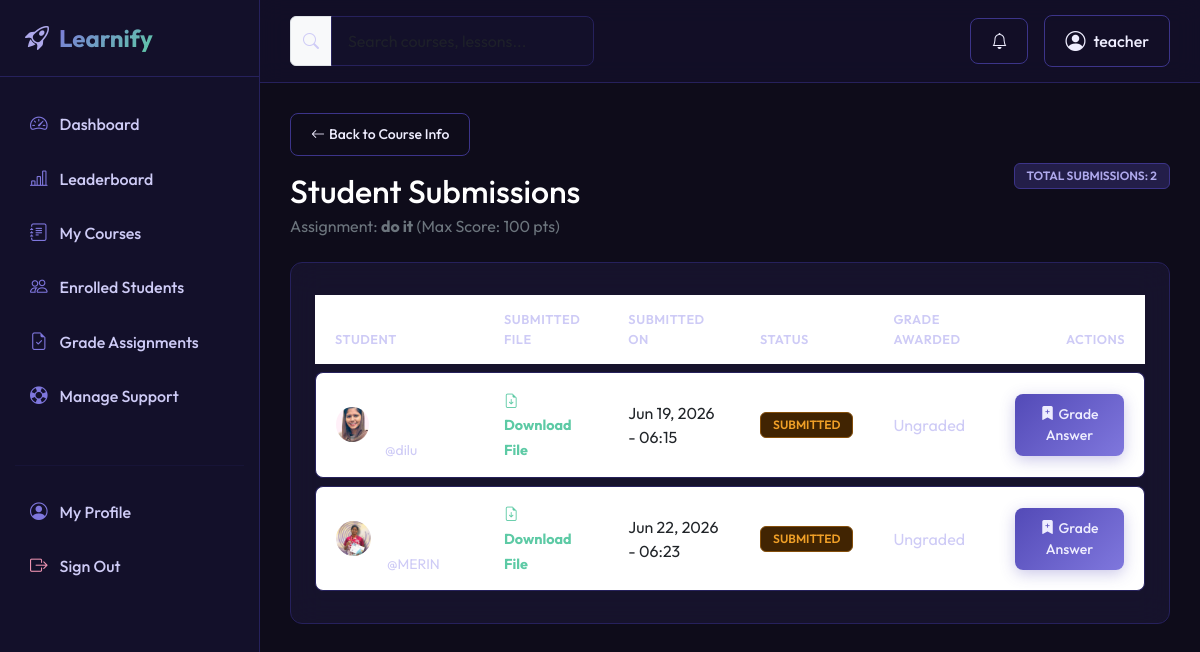
Screenshot of /assignments/instructor/assignment/1/submissions/ (signed in) with the database file from the repository.
### apps/accounts/models.py (models this page shows, shortened)
class User(AbstractUser):
    ROLE_CHOICES = (
        ('student', 'Student'),
        ('instructor', 'Instructor'),
        ('admin', 'Admin'),
    )
    role = models.CharField(max_length=15, choices=ROLE_CHOICES, default='student')
    profile_picture = models.ImageField(upload_to='profile_pictures/', blank=True, null=True)
    bio = models.TextField(blank=True, null=True)

class Student(models.Model):
    user = models.OneToOneField(User, on_delete=models.CASCADE, related_name='student_profile')
    phone = models.CharField(max_length=15, blank=True, null=True)

### apps/assignments/models.py (models this page shows, shortened)
class Assignment(models.Model):
    course = models.ForeignKey('courses.Course', on_delete=models.CASCADE, related_name='assignments')
    title = models.CharField(max_length=200)
    description = models.TextField()
    due_date = models.DateTimeField()
    max_marks = models.PositiveIntegerField(default=100)
    attachment = models.FileField(upload_to='assignments/files/', blank=True, null=True)
    created_at = models.DateTimeField(auto_now_add=True)

class Submission(models.Model):
    assignment = models.ForeignKey(Assignment, on_delete=models.CASCADE, related_name='submissions')
    student = models.ForeignKey('accounts.Student', on_delete=models.CASCADE, related_name='submissions')
    submitted_file = models.FileField(upload_to='assignments/submissions/')
    submitted_at = models.DateTimeField(auto_now_add=True)
    grade = models.PositiveIntegerField(blank=True, null=True)
    feedback = models.TextField(blank=True)
    STATUS_CHOICES = (
        ('submitted', 'Submitted'),
        ('graded', 'Graded'),
    )
    status = models.CharField(max_length=15, choices=STATUS_CHOICES, default='submitted')
    class Meta:
        unique_together = ('assignment', 'student')

### apps/assignments/views.py (the view)
# urls.py: path('instructor/assignment/<int:assignment_id>/submissions/', views.assignment_submissions_list, name='assignment_submissions'),
@login_required
def assignment_submissions_list(request, assignment_id):
    user = request.user
    if not ((user.role == 'instructor' and user.instructor_profile.is_approved) or user.is_superuser):
        messages.error(request, "Unauthorized access.")
        return redirect('dashboard')
    assignment = get_object_or_404(Assignment, pk=assignment_id)
    if user.role == 'instructor' and assignment.course.instructor != user.instructor_profile:
        messages.error(request, "You are not authorized to view these submissions.")
        return redirect('dashboard')
    submissions = assignment.submissions.all().select_related('student__user')
    return render(request, 'assignments/submissions_list.html', {
        'assignment': assignment,
        'submissions': submissions
    })

### apps/notifications/context_processors.py (called while the page is built)
def unread_notifications(request):
    if request.user.is_authenticated:
        unread = Notification.objects.filter(user=request.user, is_read=False)
        return {
            'unread_notifications': unread,
            'unread_notifications_count': unread.count()
        }
    return {
        'unread_notifications': [],
        'unread_notifications_count': 0
    }

### templates/assignments/submissions_list.html (shortened to what this page needs)
{% extends 'base.html' %}
{% block content %}
<div class="container-fluid px-0">
    <div class="d-flex align-items-center justify-content-between mb-4">
        <div>
            <a href="{% url 'courses:course_detail' assignment.course.slug %}" class="btn btn-outline-premium btn-sm mb-3 d-inline-block">
                <i class="bi bi-arrow-left me-1"></i>Back to Course Info
            </a>
            <h2 class="text-white mb-1">Student Submissions</h2>
            <p class="text-secondary mb-0">Assignment: <strong>{{ assignment.title }}</strong> (Max Score: {{ assignment.max_marks }} pts)</p>
        </div>
        <span class="badge badge-custom badge-purple text-uppercase">
            Total Submissions: {{ submissions.count }}
        </span>
    </div>
    <div class="card glass-card p-4">
        {% if submissions %}
            <div class="table-responsive">
                <table class="table table-premium align-middle mb-0">
                    <thead>
                        <tr>
                            <th>Student</th>
                            <th>Submitted File</th>
                            <th>Submitted On</th>
                            <th>Status</th>
                            <th>Grade Awarded</th>
                            <th class="text-end" style="width: 150px;">Actions</th>
                        </tr>
                    </thead>
                    <tbody>
                        {% for sub in submissions %}
                            <tr>
                                <td>
                                    <div class="d-flex align-items-center gap-3">
                                        {% if sub.student.user.profile_picture %}
                                            <img src="{{ sub.student.user.profile_picture.url }}" alt="Profile" class="rounded-circle" style="width: 35px; height: 35px; object-fit: cover;">
                                        {% else %}
                                            <div class="rounded-circle bg-sidebar border border-default d-flex align-items-center justify-content-center" style="width: 35px; height: 35px;">
                                                <i class="bi bi-person text-secondary"></i>
                                            </div>
                                        {% endif %}
                                        <div>
                                            <div class="fw-bold text-white">{{ sub.student.user.get_full_name|default:sub.student.user.username }}</div>
                                            <small class="text-muted">@{{ sub.student.user.username }}</small>
                                        </div>
                                    </div>
                                </td>
                                <td>
                                    <a href="{{ sub.submitted_file.url }}" download class="fw-bold text-teal link-hover" style="font-size: 0.9rem;">
                                        <i class="bi bi-file-earmark-arrow-down me-1"></i>Download File
                                    </a>
                                </td>
                                <td>{{ sub.submitted_at|date:"M d, Y - H:i" }}</td>
                                <td>
                                    <span class="badge badge-custom {% if sub.status == 'graded' %}badge-teal{% else %}badge-amber{% endif %} text-uppercase">
                                        {{ sub.get_status_display }}
                                    </span>
                                </td>
                                <td>
                                    {% if sub.grade is not None %}
                                        <span class="fw-bold text-white">{{ sub.grade }} / {{ assignment.max_marks }}</span>
                                    {% else %}
                                        <span class="text-muted">Ungraded</span>
                                    {% endif %}
                                </td>
                                <td class="text-end">
                                    <a href="{% url 'assignments:grade_submission' sub.id %}" class="btn btn-premium btn-sm">
                                        {% if sub.status == 'graded' %}<i class="bi bi-pencil-square me-1"></i>Regrade{% else %}<i class="bi bi-bookmark-plus-fill me-1"></i>Grade Answer{% endif %}
                                    </a>
                                </td>
                            </tr>
                        {% endfor %}
                    </tbody>
                </table>
            </div>
        {% endif %}
    </div>
</div>
{% endblock %}

### templates/navbar.html (shortened to what this page needs)
{% load static %}
<header class="top-navbar d-flex align-items-center justify-content-between">
    <div class="d-flex align-items-center gap-3">
        <form class="d-none d-md-flex align-items-center" action="{% url 'courses:course_list' %}" method="get">
            <div class="input-group">
                <span class="input-group-text bg-sidebar border-default text-muted">
                    <i class="bi bi-search"></i>
                </span>
                <input type="text" name="search" class="form-control bg-sidebar border-default text-primary" placeholder="Search courses, lessons..." value="{{ request.GET.search|default:'' }}">
            </div>
        </form>
    </div>
    <div class="d-flex align-items-center gap-3">
        {% if user.is_authenticated %}
            <div class="dropdown">
                <button class="btn btn-outline-premium position-relative" type="button" id="notifDropdown" data-bs-toggle="dropdown" aria-expanded="false">
                    <i class="bi bi-bell"></i>
                </button>
            </div>
            <div class="dropdown">
                <button class="btn btn-outline-premium d-flex align-items-center gap-2" type="button" id="profileDropdown" data-bs-toggle="dropdown" aria-expanded="false">
                    {% if user.profile_picture %}
                        <img src="{{ user.profile_picture.url }}" alt="Profile" class="rounded-circle" style="width: 28px; height: 28px; object-fit: cover;">
                    {% else %}
                        <i class="bi bi-person-circle fs-5"></i>
                    {% endif %}
                    <span class="d-none d-sm-inline">{{ user.username }}</span>
                </button>
            </div>
        {% else %}
            <a href="{% url 'accounts:login' %}" class="btn btn-outline-premium">Sign In</a>
            <a href="{% url 'accounts:register' %}" class="btn btn-premium">Get Started</a>
        {% endif %}
    </div>
</header>

### static/css/style.css (style rules this page uses)
:root { --bg-page: #0e0c1a; --bg-sidebar: #13102a; --bg-card: #1c1836; --border-default: #26215c; --border-strong: #3c3489; --text-primary: #eeedfe; --text-secondary: #cecbf6; --text-muted: #534ab7; --purple-main: #534ab7; --purple-accent: #7f77dd; --purple-soft: #afa9ec; --teal-bg: #04342c; --teal-border: #0f6e56; --teal-main: #5dcaa5; --teal-light: #9fe1cb; --amber-bg: #412402; --amber-border: #854f0b; --amber-main: #ef9f27; --amber-light: #fac775; --pink-bg: #4b1528; --pink-border: #993556; --pink-main: #ed93b1; --pink-light: #f4c0d1; --transition-speed: 0.3s; }
body { background-color: var(--bg-page); color: var(--text-primary); font-family: 'Outfit', sans-serif; overflow-x: hidden; }
a { color: var(--purple-soft); text-decoration: none; transition: color var(--transition-speed) ease; }
.top-navbar { background: rgba(19, 16, 42, 0.85); backdrop-filter: blur(12px); -webkit-backdrop-filter: blur(12px); border-bottom: 1px solid var(--border-default); position: sticky; top: 0; z-index: 998; padding: 15px 30px; }
.glass-card { background: rgba(28, 24, 54, 0.65); backdrop-filter: blur(16px); -webkit-backdrop-filter: blur(16px); border: 1px solid var(--border-default); border-radius: 12px; color: var(--text-primary); transition: transform var(--transition-speed) ease, border-color var(--transition-speed) ease, box-shadow var(--transition-speed) ease; }
.text-teal { color: var(--teal-main) !important; }
.badge-amber { background-color: var(--amber-bg); color: var(--amber-main); border: 1px solid var(--amber-border); }
.badge-purple { background-color: rgba(83, 74, 183, 0.3); color: var(--purple-soft); border: 1px solid var(--border-strong); }
.btn-premium { background: linear-gradient(135deg, var(--purple-main), var(--purple-accent)); border: none; color: var(--text-primary); font-weight: 500; padding: 10px 20px; border-radius: 8px; box-shadow: 0 4px 15px rgba(83, 74, 183, 0.3); transition: all var(--transition-speed) ease; }
.btn-outline-premium { background: transparent; border: 1px solid var(--border-strong); color: var(--text-primary); font-weight: 500; padding: 10px 20px; border-radius: 8px; transition: all var(--transition-speed) ease; }
.form-control, .form-select { background-color: #13102a; border: 1px solid var(--border-default); color: var(--text-primary); border-radius: 8px; padding: 12px 16px; transition: border-color var(--transition-speed) ease, box-shadow var(--transition-speed) ease; }
.table-premium { color: var(--text-primary); border-collapse: separate; border-spacing: 0 8px; }
.table-premium th { border: none; color: var(--text-secondary); font-weight: 600; text-transform: uppercase; font-size: 0.8rem; letter-spacing: 0.5px; padding: 15px 20px; }
.table-premium tbody tr { background: rgba(28, 24, 54, 0.5); border: 1px solid var(--border-default); transition: all var(--transition-speed) ease; }
.table-premium tbody td { padding: 15px 20px; border-top: 1px solid var(--border-default); border-bottom: 1px solid var(--border-default); }
.table-premium tbody td:first-child { border-left: 1px solid var(--border-default); border-radius: 8px 0 0 8px; }
.table-premium tbody td:last-child { border-right: 1px solid var(--border-default); border-radius: 0 8px 8px 0; }
.badge-custom { padding: 6px 12px; font-weight: 600; border-radius: 6px; font-size: 0.75rem; }
.text-muted { color: var(--text-secondary) !important; }

### rows the page displays
User: username "teacher"
Assignment: title "do it", max_marks "100"
Submission: student.user.profile_picture (picture), student.user.username "dilu", submitted_at "Jun 19, 2026 - 06:15", status "SUBMITTED", shows "Ungraded", shows "Grade Answer"
Submission: student.user.profile_picture (picture), student.user.username "MERIN", submitted_at "Jun 22, 2026 - 06:23", status "SUBMITTED", shows "Ungraded", shows "Grade Answer"

### other values shown
{{ submissions.count }} "2"
